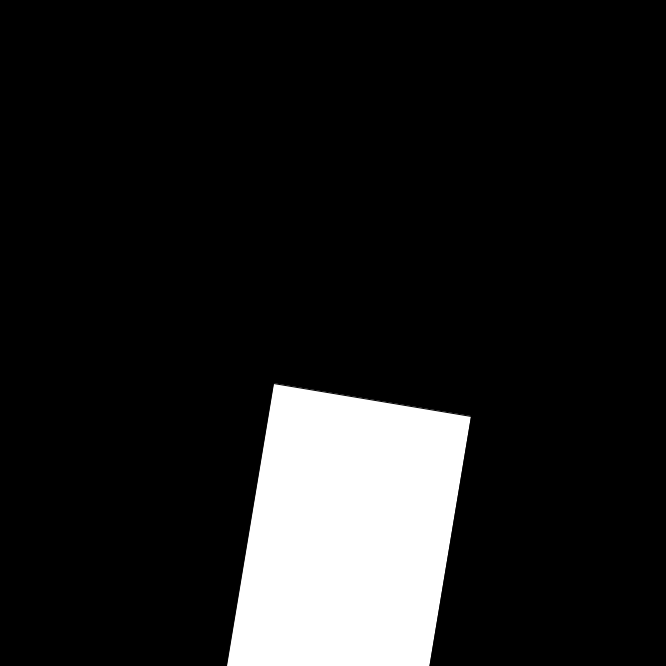
Frame 1 (no input)
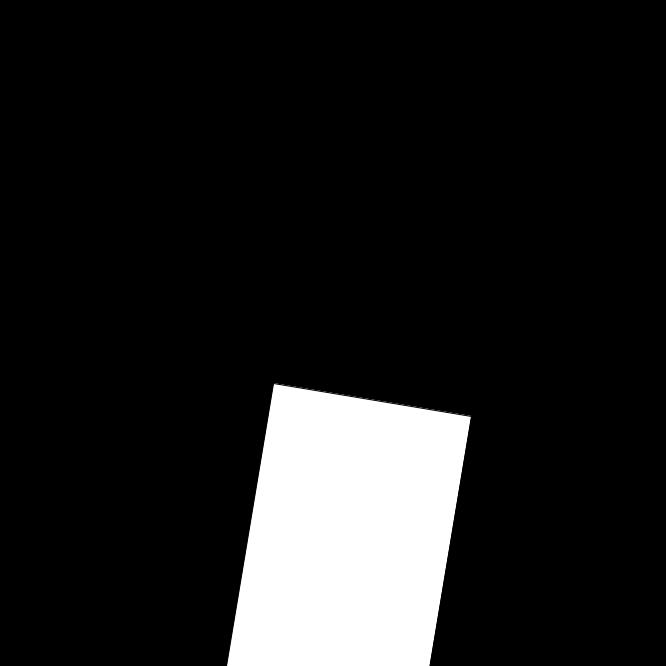
Frame 60 (the mouse pressed at the canvas centre just before this capture)
Frame 120 (the mouse held since frame 60 and released just before this capture): identical to frame 60, image omitted

The Processing sketch that drew these frames (run headless with seeded random() and noise(); from frame 60 on, the mouse is pressed at the canvas centre):

// Processing sketch: learningMinuteHandTings_241101b
// ── learningMinuteHandTings_241101b.pde
float minuteHand;

void setup(){
  size(666,666);
  background(#000000);
}

void draw(){
  
  minuteHand = map(minute(), 0, 59, 0, TAU * 0.05);
  
  rotate(minuteHand);
  rect(width/2, height/2, 200, 500);
}
